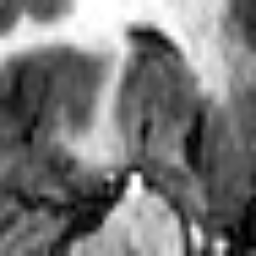
#> input picture data/sample/msd-hippocampus_01.png, 256 x 256 px; its folder holds only this picture in this run
$ python -i rf_pixel_segmenter.py   (imports and definitions only)
#> lines starting #> are read from the running program, lines starting #| are printed output that depends on the picture
### backend/app/core/logging.py
"""Logging configuration for the PUMS backend."""

from __future__ import annotations

import logging
import sys

_CONFIGURED = False

_FORMAT = "%(asctime)s | %(levelname)-7s | %(name)-28s | %(message)s"


# [16 lines left out: function configure_logging, not called in this run]


def get_logger(name: str) -> logging.Logger:
#> further down, picture is the input picture: shape (256, 256); min 0, max 255, mean 119.3
    return logging.getLogger(name)

### backend/app/models/adapters/rf_pixel_segmenter.py
"""Supervised random-forest pixel segmenter trained on real annotated data.

WHAT THIS IS
------------
A per-pixel classifier over a bank of multiscale filter responses — the
approach popularised by Ilastik (Berg et al., Nature Methods 2019) and still a
strong baseline for medical segmentation when training data is limited. Each
pixel is described by intensity, Gaussian smoothings, gradient magnitudes,
Laplacians and local standard deviation at several scales; a random forest maps
that vector to `P(foreground | pixel)`.

WHY IT IS THE RIGHT BASELINE FOR PUMS
-------------------------------------
1. It is genuinely *supervised*, so it learns real anatomy from real expert
   masks. The unsupervised intensity mixture cannot — a hippocampus is not
   separable by intensity alone — so it produced honest but useless Dice on
   real MRI.
2. It trains in seconds on CPU with no GPU, no PyTorch and no pretrained
   weights, so the whole project stays reproducible on a laptop.
3. **Random-forest vote fractions are known to be poorly calibrated.** That is
   not a defect here, it is the point: it gives PUMS a real, measurable
   miscalibration to correct, on real data, rather than a contrived one.

WHAT IT IS NOT
--------------
Not a deep network and not a clinically validated model. It has no notion of
anatomy beyond local texture, so it makes spatially incoherent errors that a
U-Net would not. It is a defensible research baseline, not a deployable tool.
"""

from __future__ import annotations

from dataclasses import dataclass
from pathlib import Path
from typing import Any

import numpy as np

from app.core.errors import ModelUnavailableError
from app.core.logging import get_logger
from app.models.base import (
    BaseMedicalModel,
    ModelDescriptor,
    SegmentationOutput,
)
from app.preprocessing.pipeline import PreprocessedImage
from app.schemas.common import ImplementationStatus, TaskType

logger = get_logger(__name__)

#: Scales (in pixels, at the 256x256 working resolution) for the filter bank.
#: Spans fine texture to organ-scale context; more scales cost inference time
#: for diminishing returns.
SCALES: tuple[float, ...] = (1.0, 2.0, 4.0, 8.0)

FEATURE_NAMES: list[str] = (
    ["intensity"]
    + [f"gaussian_s{s:g}" for s in SCALES]
    + [f"gradient_magnitude_s{s:g}" for s in SCALES]
    + [f"laplacian_s{s:g}" for s in SCALES]
    + [f"local_std_s{s:g}" for s in (2.0, 4.0)]
)


def compute_features(image: np.ndarray) -> np.ndarray:
    """(H*W, F) feature matrix. Must be identical at train and inference time."""
    from scipy import ndimage

    features: list[np.ndarray] = [image]

    smoothed: dict[float, np.ndarray] = {}
    for sigma in SCALES:
        smoothed[sigma] = ndimage.gaussian_filter(image, sigma=sigma)
        features.append(smoothed[sigma])
#> after the loop, features = 5 items; smoothed = 4 items

    for sigma in SCALES:
        gy = ndimage.gaussian_filter(image, sigma=sigma, order=(1, 0))
        gx = ndimage.gaussian_filter(image, sigma=sigma, order=(0, 1))
        features.append(np.sqrt(gy**2 + gx**2))
#> this loop made 4 passes
#> pass 1, in compute_features, `gy = ndimage.gaussian_filter(image, sigma=sigma, order=(1, 0))`:
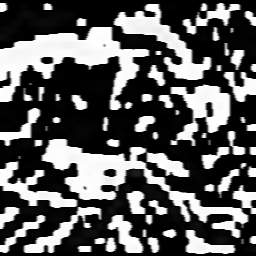
#> gy: shape (256, 256); min 0, max 255, mean 90.7
#> pass 1, in compute_features, `gx = ndimage.gaussian_filter(image, sigma=sigma, order=(0, 1))`:
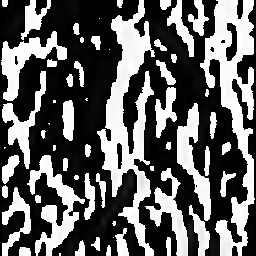
#> gx: shape (256, 256); min 0, max 255, mean 98.3
#> pass 2, in compute_features, `gy = ndimage.gaussian_filter(image, sigma=sigma, order=(1, 0))`:
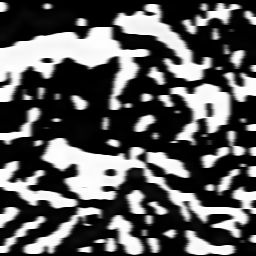
#> gy: shape (256, 256); min 0, max 255, mean 90.3
#> pass 2, in compute_features, `gx = ndimage.gaussian_filter(image, sigma=sigma, order=(0, 1))`:
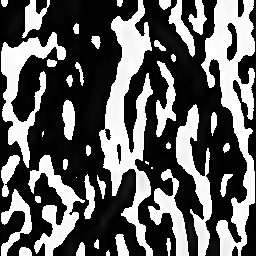
#> gx: shape (256, 256); min 0, max 255, mean 96.7
#> after the loop, features = 9 items

    for sigma in SCALES:
        features.append(ndimage.gaussian_laplace(image, sigma=sigma))
#> after the loop, features = 13 items

    for sigma in (2.0, 4.0):
        mean = smoothed.get(sigma, ndimage.gaussian_filter(image, sigma=sigma))
        mean_sq = ndimage.gaussian_filter(image**2, sigma=sigma)
        features.append(np.sqrt(np.clip(mean_sq - mean**2, 0.0, None)))
#> this loop made 2 passes
#> pass 1, in compute_features, `mean_sq = ndimage.gaussian_filter(image**2, sigma=sigma)`:
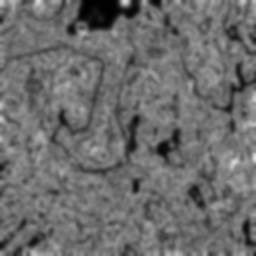
#> mean_sq: shape (256, 256); min 1, max 228, mean 108.7
#> pass 2, in compute_features, `mean = smoothed.get(sigma, ndimage.gaussian_filter(image, sigma=sigma))`:
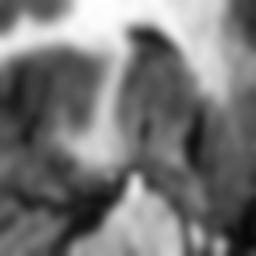
#> mean: shape (256, 256); min 8, max 254, mean 118.3
#> pass 2, in compute_features, `mean_sq = ndimage.gaussian_filter(image**2, sigma=sigma)`:
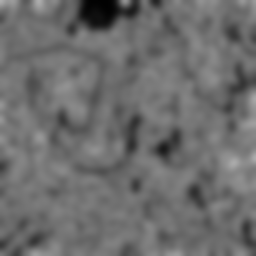
#> mean_sq: shape (256, 256); min 1, max 174, mean 108.7
#> after the loop, features = 15 items

    return np.stack([f.ravel() for f in features], axis=1).astype(np.float32)


@dataclass(slots=True)
class TrainingReport:
    """What actually happened during training — reported, never assumed."""

    dataset_id: str
    n_train_slices: int
    n_train_cases: int
    n_pixels_sampled: int
    foreground_fraction: float
    n_features: int
    n_estimators: int
    max_depth: int
    train_seconds: float
    oob_accuracy: float | None


# [274 lines that did not run here, left out]

>>> import cv2
>>> picture = cv2.imread('../../../../data/sample/msd-hippocampus_01.png', cv2.IMREAD_GRAYSCALE)
>>> result = compute_features(picture)

$ run again, on data/sample/msd-hippocampus_02.png
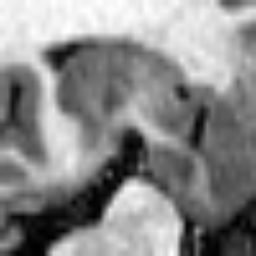
#> input picture data/sample/msd-hippocampus_02.png, 256 x 256 px
#> picture is the input picture: shape (256, 256); min 0, max 254, mean 137.3
#> after the loop in compute_features, `for sigma in SCALES:`: features = 5 items; smoothed = 4 items
#> the loop in compute_features, `for sigma in SCALES:` made 4 passes
#> pass 2, in compute_features, `gx = ndimage.gaussian_filter(image, sigma=sigma, order=(0, 1))`:
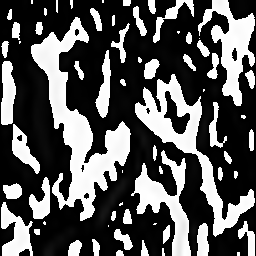
#> gx: shape (256, 256); min 0, max 255, mean 88.5
#> after the loop in compute_features, `for sigma in SCALES:`: features = 9 items
#> after the loop in compute_features, `for sigma in SCALES:`: features = 13 items
#> the loop in compute_features, `for sigma in (2.0, 4.0):` made 2 passes
#> pass 2, in compute_features, `mean_sq = ndimage.gaussian_filter(image**2, sigma=sigma)`:
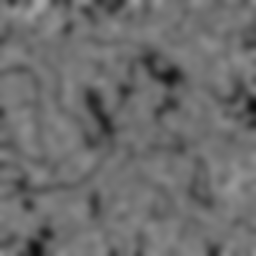
#> mean_sq: shape (256, 256); min 13, max 168, mean 108.6
#> after the loop in compute_features, `for sigma in (2.0, 4.0):`: features = 15 items

$ run again, on data/sample/msd-hippocampus_03.png
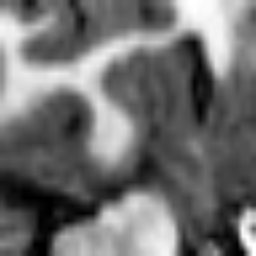
#> input picture data/sample/msd-hippocampus_03.png, 256 x 256 px
#> picture is the input picture: shape (256, 256); min 0, max 255, mean 111.1
#> after the loop in compute_features, `for sigma in SCALES:`: features = 5 items; smoothed = 4 items
#> the loop in compute_features, `for sigma in SCALES:` made 4 passes
#> pass 2, in compute_features, `gx = ndimage.gaussian_filter(image, sigma=sigma, order=(0, 1))`:
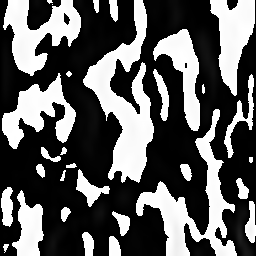
#> gx: shape (256, 256); min 0, max 255, mean 93.6
#> after the loop in compute_features, `for sigma in SCALES:`: features = 9 items
#> after the loop in compute_features, `for sigma in SCALES:`: features = 13 items
#> the loop in compute_features, `for sigma in (2.0, 4.0):` made 2 passes
#> pass 2, in compute_features, `mean_sq = ndimage.gaussian_filter(image**2, sigma=sigma)`:
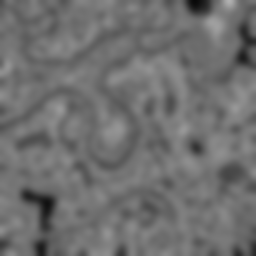
#> mean_sq: shape (256, 256); min 9, max 177, mean 111.1
#> after the loop in compute_features, `for sigma in (2.0, 4.0):`: features = 15 items

$ run again, on data/sample/msd-hippocampus_04.png
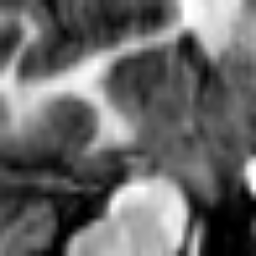
#> input picture data/sample/msd-hippocampus_04.png, 256 x 256 px
#> picture is the input picture: shape (256, 256); min 0, max 255, mean 102.9
#> after the loop in compute_features, `for sigma in SCALES:`: features = 5 items; smoothed = 4 items
#> after the loop in compute_features, `for sigma in SCALES:`: features = 9 items
#> after the loop in compute_features, `for sigma in SCALES:`: features = 13 items
#> the loop in compute_features, `for sigma in (2.0, 4.0):` made 2 passes
#> pass 2, in compute_features, `mean_sq = ndimage.gaussian_filter(image**2, sigma=sigma)`:
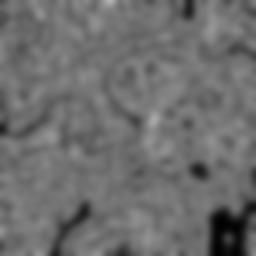
#> mean_sq: shape (256, 256); min 0, max 178, mean 109.4
#> after the loop in compute_features, `for sigma in (2.0, 4.0):`: features = 15 items
